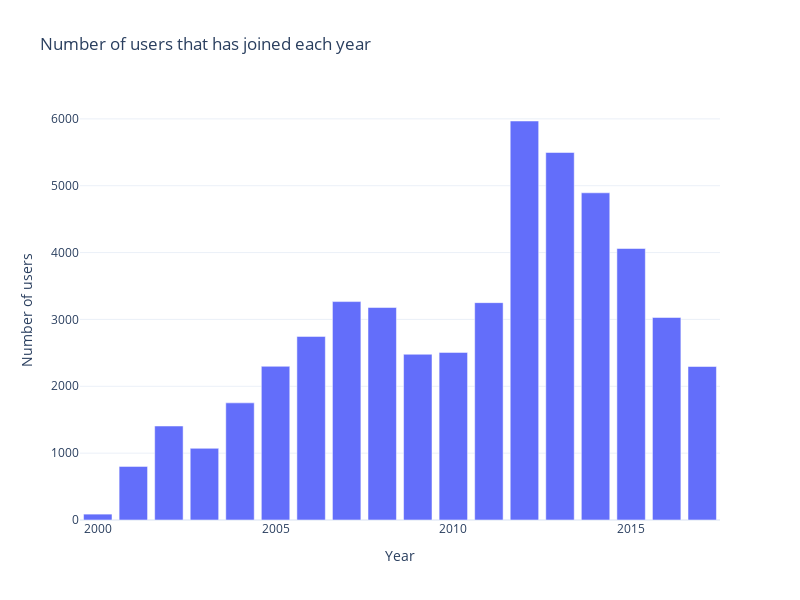

Notebook code for this chart:
### Code cell
px.bar(users_temporal_grouping, x='Year', y='Number of users', title=f'Number of users that has joined each year').show()

### Figure 1 — Plotly figure (JSON) as saved in the notebook; plotly's stock layout.template omitted (floating-point values rounded to 4 significant figures)
{"data": [{"alignmentgroup": "True", "hovertemplate": "Year=%{x}<br>Number of users=%{y}<extra></extra>", "legendgroup": "", "marker": {"color": "#636efa", "pattern": {"shape": ""}}, "name": "", "offsetgroup": "", "orientation": "v", "showlegend": false, "textposition": "auto", "type": "bar", "x": [2000, 2001, 2002, 2003, 2004, 2005, 2006, 2007, 2008, 2009, 2010, 2011, 2012, 2013, 2014, 2015, 2016, 2017], "xaxis": "x", "y": [88, 802, 1406, 1072, 1752, 2299, 2746, 3267, 3178, 2479, 2507, 3251, 5968, 5497, 4894, 4061, 3029, 2296], "yaxis": "y"}], "layout": {"barmode": "relative", "height": 600, "legend": {"tracegroupgap": 0}, "title": {"text": "Number of users that has joined each year"}, "width": 800, "xaxis": {"anchor": "y", "domain": [0, 1], "title": {"text": "Year"}}, "yaxis": {"anchor": "x", "domain": [0, 1], "title": {"text": "Number of users"}}}}
